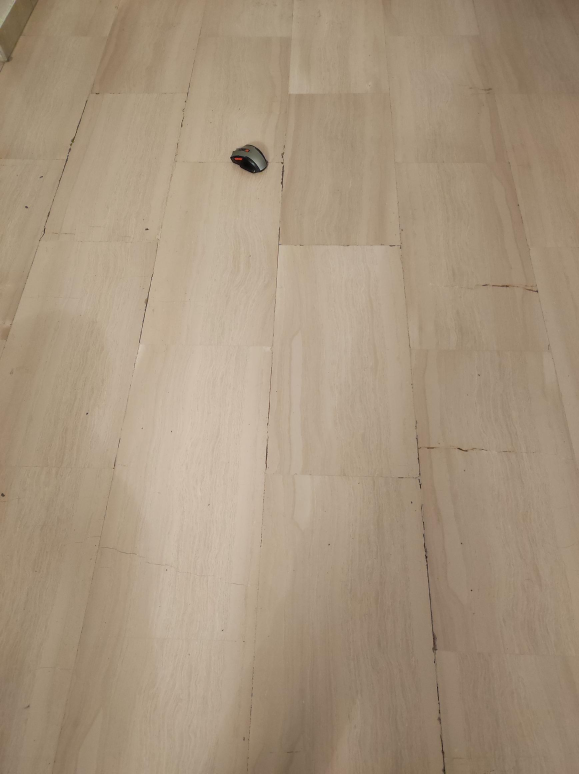
#> input picture test4/test1.jpg, 1736 x 2320 px, found by its file name (shown at 1/3 size)
$ python testing.py   (older library calls are emulated)
#> lines starting #> are read from the running program, lines starting #| are printed output that depends on the picture; after the words box and inside, x2 and y2 are one past the last pixel; in counts of white or black regions, pixels touching at a corner belong together
### roof recognition/filters.py
import cv2
import math
import pandas
import numpy as np
import time as t
from matplotlib import pyplot as plt

# [35 lines left out: functions remove_background, remove_salt_and_pepper_noise, focus, not called in this run]

def filter_img(img): #function to smooth the image, it will facilitate the extraction of contours
    clahe = cv2.createCLAHE(clipLimit=2.0, tileGridSize=(8,8))
    img_clahe = clahe.apply(img)
    blur_image = cv2.GaussianBlur(img_clahe, (5, 5), 0)
    #laplacian_image = cv2.Laplacian(blur_image, cv2.CV_16S, ksize=3)
    #canny_image = cv2.Canny(laplacian_image, 100, 200)
    img_filter = blur_image#laplacian_image#laplacian_image
    return img_filter # it returns the image filtered

### roof recognition/contours.py
import cv2
import math
import pandas
import numpy as np
import time as t
from matplotlib import pyplot as plt
from sklearn.cluster import MeanShift
from scipy.spatial.distance import cdist

# [6 lines left out: function squareclose, not called in this run]

def contours(img,a,b): #function to get the contours of an image
    ret, thresh = cv2.threshold(img, a, b, cv2.THRESH_BINARY) # threshold to binarize the image
    contours, hierarchy = cv2.findContours(image=thresh, mode=cv2.RETR_TREE, method=cv2.CHAIN_APPROX_NONE) #funtion to find contours
    return contours

def get_largest_contours(contours,num_contours):
    # Calcula el área de cada contorno y crea una lista con los contornos y sus áreas
    contours_with_area = [(contour, cv2.contourArea(contour)) for contour in contours]

    # Ordena la lista en orden descendente según el área
    contours_with_area_sorted = sorted(contours_with_area, key=lambda x: x[1], reverse=True)

    # Selecciona los 'num_contours' contornos con las áreas más grandes
    largest_contours = [contour for contour, _ in contours_with_area_sorted[:num_contours]]

    return largest_contours

# [77 lines left out: functions points_contours, circularity, angles, get_angles, joint, centroid and 3 more, not called in this run]

def image_contours(contours, img):
    black_img = np.zeros_like(img)
    cv2.drawContours(black_img, contours, -1, 255, -1)
    return black_img

# [30 lines left out: functions get_centroids, get_areas, get_circularities, not called in this run]

def get_largest_circularities(contours, min_circularity):
    contour_filter= []

    for contorno in contours:
        area = cv2.contourArea(contorno)
        perimetro = cv2.arcLength(contorno, True)
        circularidad = (4 * np.pi * area) / (perimetro**2)
        if circularidad >= min_circularity:
            contour_filter.append(contorno)
    return contour_filter

### roof recognition/testing.py
# python lybraries
import cv2
import math
import pandas
import numpy as np
import time as t
from matplotlib import pyplot as plt
from sklearn.cluster import MeanShift
from scipy.spatial.distance import cdist

#classes, objects and functions

import contours
import filters
import geometry
import machine_vision
import init
import robotics
import odometry
import comparisons
import template_matching
# main program

img = cv2.imread('test4/test1.jpg',0) # reading the test image
#> img: shape (2320, 1736); min 0, max 219, mean 151.5
img = filters.filter_img(img) # filtering the image
img = cv2.resize(img, (1904,3065),interpolation = cv2.INTER_AREA) #resizing the image
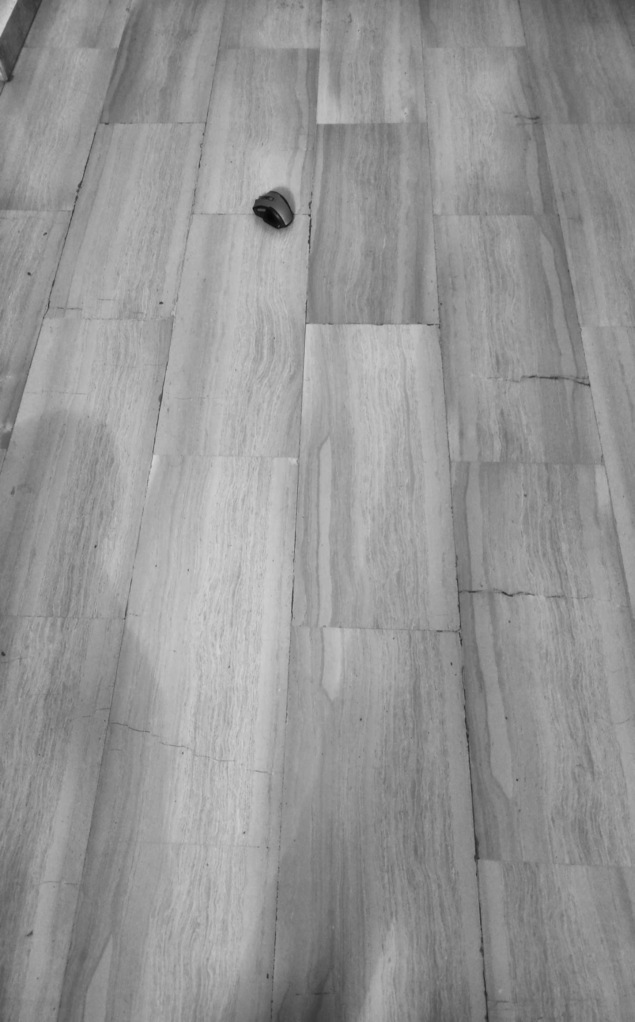
#> img: shape (3065, 1904) (shown at 1/3 size); min 6, max 214, mean 149
#imgs = cv2.resize(img, (400,640),interpolation = cv2.INTER_AREA)
# Cargar imagen del fondo
background = cv2.imread('test4/background.jpg',0) # I do the same with a background image
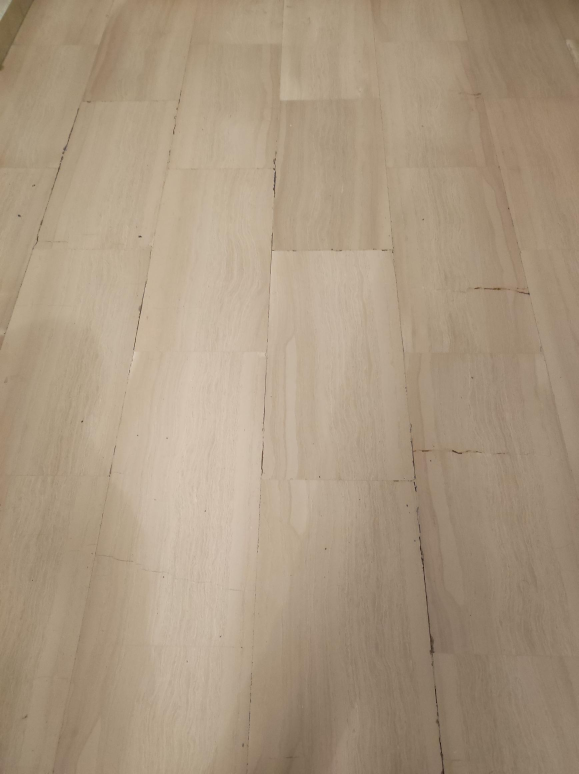
#> input picture test4/background.jpg, 1736 x 2320 px, found by its file name (shown at 1/3 size)
#> background: shape (2320, 1736); min 6, max 213, mean 154.5
background = filters.filter_img(background)
#> in filter_img (call 2), `img_clahe = clahe.apply(img)`:
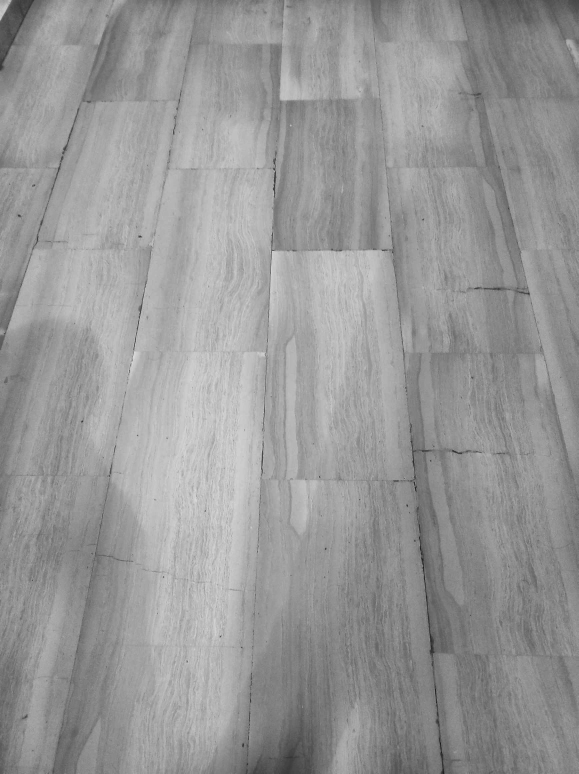
#> img_clahe: shape (2320, 1736) (shown at 1/3 size); min 6, max 224, mean 151.4
background = cv2.resize(background, (1904,3065),interpolation = cv2.INTER_AREA)
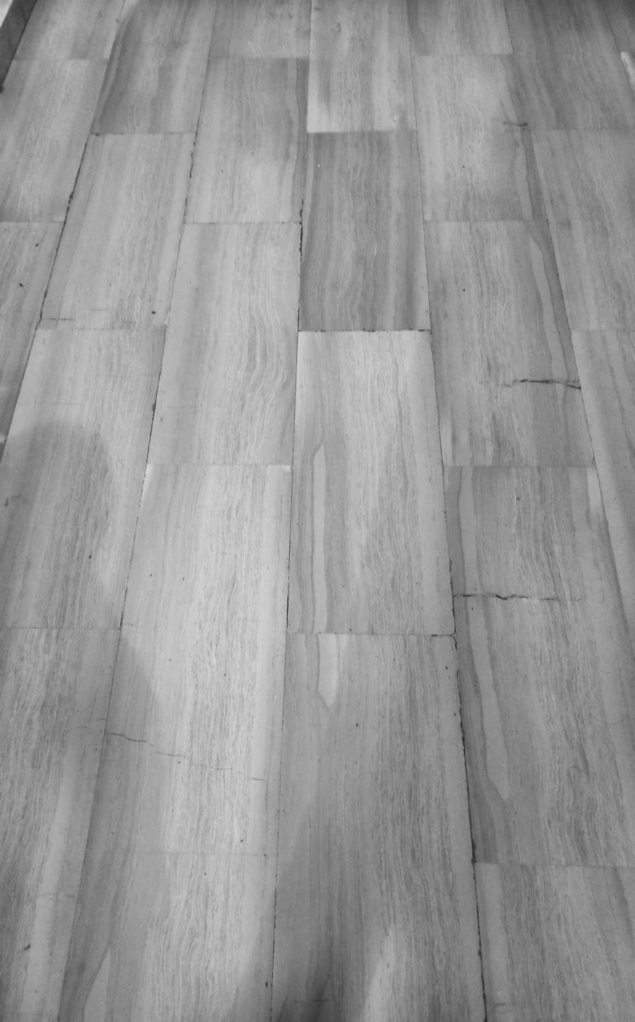
#> background: shape (3065, 1904) (shown at 1/3 size); min 31, max 216, mean 151.4

# Now, I want to do is to make a comparisons of getting contours with and without background removal

cont_img = contours.contours(img,100,255) # it extract the contours under this umbrals
#> in contours, `ret, thresh = cv2.threshold(img, a, b, cv2.THRESH_BINARY)`:
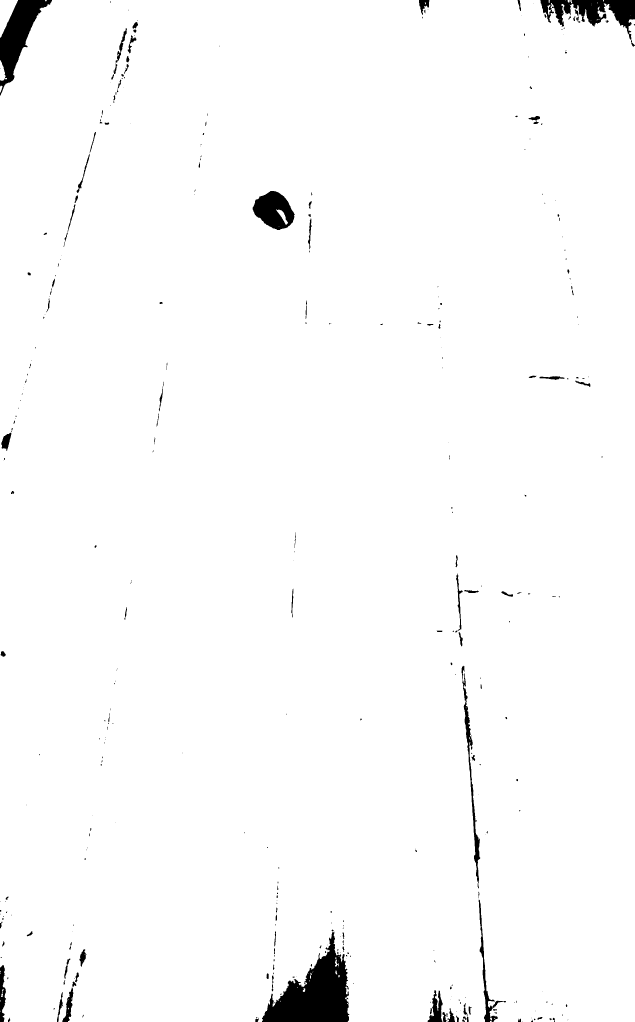
#> thresh: shape (3065, 1904) (shown at 1/3 size); 98.2% white; 380 black regions (232 under 20 px)
#> in contours, `ret, thresh = cv2.threshold(img, a, b, cv2.THRESH_BINARY)`: ret = 100
#> in contours, `contours, hierarchy = cv2.findContours(image=thresh, mode=cv2.RETR_TRE..`: contours = 423 contours, 236 with area under 20; largest, box (x1, y1, x2, y2) and area: (0, 0, 1904, 3065) 5747942, (757, 572, 885, 691) 10142, (1383, 1996, 1442, 2667) 5775, (0, 0, 54, 113) 3077, (3, 1297, 35, 1354) 994
#> cont_img has the same summary as contours in contours
cont_back = contours.contours(background,100,255)
#> call 2 of contours, with a = 100, b = 255
#> in contours (call 2), `ret, thresh = cv2.threshold(img, a, b, cv2.THRESH_BINARY)`:
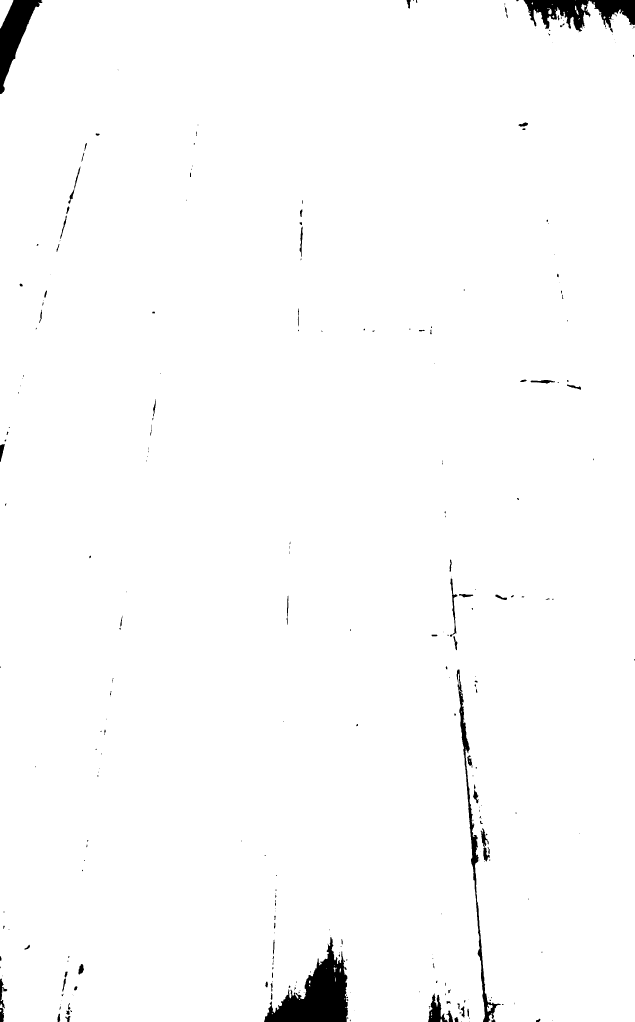
#> thresh: shape (3065, 1904) (shown at 1/3 size); 98.5% white; 297 black regions (179 under 20 px)
#> in contours (call 2), `contours, hierarchy = cv2.findContours(image=thresh, mode=cv2.RETR_TRE..`: contours = 328 contours, 187 with area under 20; largest, box (x1, y1, x2, y2) and area: (0, 0, 1904, 3065) 5751294, (0, 0, 40, 86) 1760, (1349, 1734, 1373, 1911) 1040, (1441, 2484, 1467, 2543) 636, (204, 498, 242, 612) 572
#> cont_back has the same summary as contours in contours
cont_img = contours.get_largest_contours(cont_img,15)
#> in get_largest_contours, `contours_with_area = [(contour, cv2.contourArea(contour)) for contour ..`: contours_with_area = 423 items
#> in get_largest_contours, `largest_contours = [contour for contour, _ in contours_with_area_sorte..`: largest_contours = 15 contours; largest, box (x1, y1, x2, y2) and area: (0, 0, 1904, 3065) 5747942, (757, 572, 885, 691) 10142, (1383, 1996, 1442, 2667) 5775, (0, 0, 54, 113) 3077, (3, 1297, 35, 1354) 994
#> cont_img has the same summary as largest_contours in get_largest_contours
cont_back = contours.get_largest_contours(cont_back,15)
#> in get_largest_contours (call 2), `largest_contours = [contour for contour, _ in contours_with_area_sorte..`: largest_contours = 15 contours; largest, box (x1, y1, x2, y2) and area: (0, 0, 1904, 3065) 5751294, (0, 0, 40, 86) 1760, (1349, 1734, 1373, 1911) 1040, (1441, 2484, 1467, 2543) 636, (204, 498, 242, 612) 572
#> cont_back has the same summary as largest_contours in get_largest_contours
cont_img = cont_img[1:15] # it remove the contour taking the square fo the image
#> cont_img = 14 contours; largest, box (x1, y1, x2, y2) and area: (757, 572, 885, 691) 10142, (1383, 1996, 1442, 2667) 5775, (0, 0, 54, 113) 3077, (3, 1297, 35, 1354) 994, (1367, 1719, 1389, 1893) 962
cont_back = cont_back[1:15]
#> cont_back = 14 contours; largest, box (x1, y1, x2, y2) and area: (0, 0, 40, 86) 1760, (1349, 1734, 1373, 1911) 1040, (1441, 2484, 1467, 2543) 636, (204, 498, 242, 612) 572, (1591, 1139, 1666, 1152) 517

cont_img = contours.get_largest_circularities(cont_img,0.18)
#> the loop in get_largest_circularities, `for contorno in contours:` made 14 passes
#> (area, perimetro, circularidad) on passes 1 to 12: (10142, 400.3, 0.795), (5775, 1610.6, 0.028), (3077, 299.5, 0.431), (994.5, 152.8, 0.535), (961.5, 394.4, 0.0777), (858.5, 295.9, 0.123), (628, 280.8, 0.1), (621, 155.3, 0.324), (615.5, 134.5, 0.428), (527.5, 169.5, 0.231), (479, 129.2, 0.361), (464, 204.6, 0.139)
#> after the loop in get_largest_circularities, `for contorno in contours:`: contour_filter = 8 contours; box (x1, y1, x2, y2) and area: (757, 572, 885, 691) 10142, (0, 0, 54, 113) 3077, (3, 1297, 35, 1354) 994, (0, 181, 21, 242) 621, (237, 2847, 260, 2901) 616, (1617, 1128, 1695, 1141) 528, (828, 628, 864, 674) 479, (382, 105, 410, 161) 460
#> cont_img has the same summary as contour_filter in get_largest_circularities
cont_back = contours.get_largest_circularities(cont_back,0.18)
#> the loop in get_largest_circularities (call 2), `for contorno in contours:` made 14 passes
#> (area, perimetro, circularidad) on passes 1 to 12: (1760.5, 225.2, 0.436), (1039.5, 416.1, 0.0755), (635.5, 212.3, 0.177), (572, 262.7, 0.104), (517, 163.6, 0.243), (484.5, 125.2, 0.389), (458, 199.3, 0.145), (377, 88.43, 0.606), (358.5, 110, 0.372), (334.5, 111, 0.341), (306.5, 160.8, 0.149), (300, 185.5, 0.11)
#> after the loop in get_largest_circularities (call 2), `for contorno in contours:`: contour_filter = 8 contours; box (x1, y1, x2, y2) and area: (0, 0, 40, 86) 1760, (1591, 1139, 1666, 1152) 517, (1449, 2541, 1470, 2585) 484, (234, 2891, 253, 2925) 377, (1418, 2368, 1436, 2411) 358, (1401, 2265, 1418, 2304) 334, (1376, 1781, 1421, 1793) 300, (1700, 1152, 1744, 1171) 292
#> cont_back has the same summary as contour_filter in get_largest_circularities

img_c1 = contours.image_contours(cont_img,img) # it graphs the contours
#> in image_contours, `cv2.drawContours(black_img, contours, -1, 255, -1)`: black_img: shape (3065, 1904); 0.29% white; 7 white regions, largest, box (x1, y1, x2, y2) and area: (757, 572, 885, 691) 9883, (0, 0, 54, 113) 3217, (3, 1297, 35, 1354) 1063
img_c2 = contours.image_contours(cont_back,background)
#> in image_contours (call 2), `cv2.drawContours(black_img, contours, -1, 255, -1)`: black_img: shape (3065, 1904); 0.08% white; 8 white regions, largest, box (x1, y1, x2, y2) and area: (0, 0, 40, 86) 1866, (1591, 1139, 1666, 1152) 594, (1449, 2541, 1470, 2585) 540

img_c = img_c1-img_c2


# [22 lines of commented-out code are left out]

img_c1 = cv2.resize(img_c1, (400,640),interpolation = cv2.INTER_AREA)
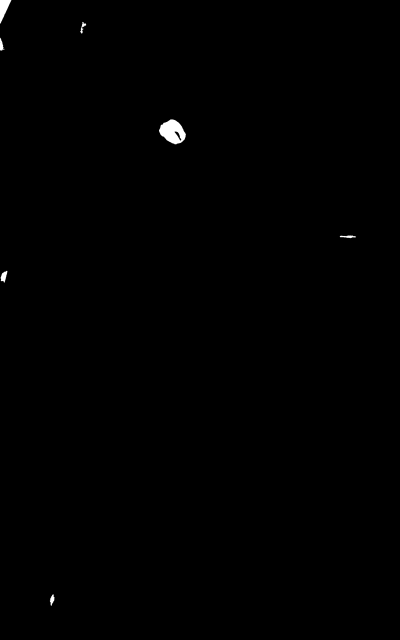
#> img_c1: shape (640, 400); min 0, max 255, mean 0.7
img_c2 = cv2.resize(img_c2, (400,640),interpolation = cv2.INTER_AREA)
img_c = cv2.resize(img_c, (400,640),interpolation = cv2.INTER_AREA)
#> img_c: shape (640, 400)
#img_c1 = filters.remove_salt_and_pepper_noise(img_c1)

#pure = cv2.resize(pure, (400,640),interpolation = cv2.INTER_AREA)
#filter = cv2.resize(filter, (400,640),interpolation = cv2.INTER_AREA)

cv2.imshow('Imagen sin fondo', img_c1)
cv2.imshow('Imagen con fondo', img_c)
cv2.waitKey(0)
cv2.destroyAllWindows()
